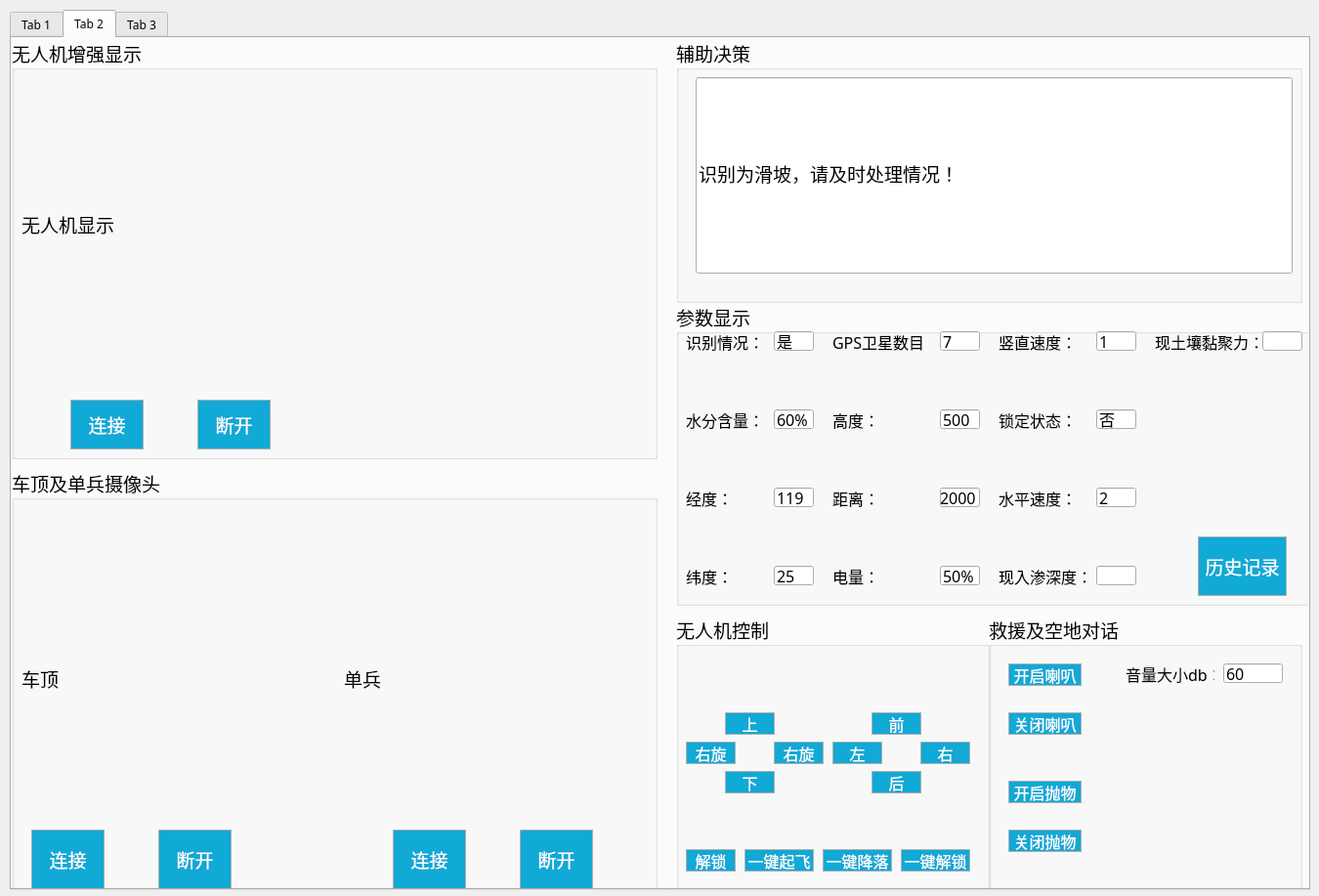
<?xml version="1.0" encoding="UTF-8"?>
<ui version="4.0">
 <class>Dialog</class>
 <widget class="QDialog" name="Dialog">
  <property name="geometry">
   <rect>
    <x>0</x>
    <y>0</y>
    <width>1350</width>
    <height>917</height>
   </rect>
  </property>
  <property name="windowTitle">
   <string>山体地质灾害智能勘测系统主控界面</string>
  </property>
  <property name="styleSheet">
   <string notr="true">QDialog{border-image:url(D:/procedure/groundstation/checkin/2.png)}</string>
  </property>
  <widget class="QTabWidget" name="tabWidget">
   <property name="geometry">
    <rect>
     <x>10</x>
     <y>10</y>
     <width>1331</width>
     <height>901</height>
    </rect>
   </property>
   <property name="font">
    <font>
     <family>SimSun-ExtB</family>
    </font>
   </property>
   <property name="styleSheet">
    <string notr="true"/>
   </property>
   <property name="currentIndex">
    <number>1</number>
   </property>
   <widget class="QWidget" name="tab">
    <attribute name="title">
     <string>Tab 1</string>
    </attribute>
    <widget class="QGroupBox" name="groupBox">
     <property name="geometry">
      <rect>
       <x>10</x>
       <y>0</y>
       <width>1311</width>
       <height>871</height>
      </rect>
     </property>
     <property name="font">
      <font>
       <family>SimSun-ExtB</family>
       <pointsize>14</pointsize>
       <weight>50</weight>
       <bold>false</bold>
      </font>
     </property>
     <property name="title">
      <string>会议内容</string>
     </property>
     <widget class="QLineEdit" name="lineEdit">
      <property name="geometry">
       <rect>
        <x>40</x>
        <y>830</y>
        <width>161</width>
        <height>31</height>
       </rect>
      </property>
      <property name="styleSheet">
       <string notr="true">QLineEdit {
    border: 2px solid gray;
    border-radius: 10px;
    padding: 0 8px;
    background: white;
    selection-background-color: darkgray;

}</string>
      </property>
      <property name="text">
       <string>192.168.1.116</string>
      </property>
     </widget>
     <widget class="QLabel" name="label">
      <property name="geometry">
       <rect>
        <x>10</x>
        <y>840</y>
        <width>54</width>
        <height>12</height>
       </rect>
      </property>
      <property name="font">
       <font>
        <family>SimSun-ExtB</family>
        <pointsize>10</pointsize>
        <weight>50</weight>
        <bold>false</bold>
       </font>
      </property>
      <property name="text">
       <string>IP:</string>
      </property>
     </widget>
     <widget class="QPushButton" name="pushButton">
      <property name="geometry">
       <rect>
        <x>260</x>
        <y>810</y>
        <width>91</width>
        <height>51</height>
       </rect>
      </property>
      <property name="font">
       <font>
        <family>Microsoft YaHei UI</family>
        <pointsize>14</pointsize>
        <weight>50</weight>
        <bold>false</bold>
       </font>
      </property>
      <property name="styleSheet">
       <string notr="true">QPushButton
{
	background-color:#11a9d6;
	border:1px solid;
	border-color:#afafaf;

	color:white
}</string>
      </property>
      <property name="text">
       <string>连接</string>
      </property>
     </widget>
     <widget class="QPushButton" name="pushButton_2">
      <property name="geometry">
       <rect>
        <x>380</x>
        <y>810</y>
        <width>91</width>
        <height>51</height>
       </rect>
      </property>
      <property name="font">
       <font>
        <family>Microsoft YaHei UI</family>
        <pointsize>14</pointsize>
       </font>
      </property>
      <property name="styleSheet">
       <string notr="true">QPushButton
{
	background-color:#11a9d6;
	border:1px solid;
	border-color:#afafaf;

	color:white
}</string>
      </property>
      <property name="text">
       <string>断开</string>
      </property>
     </widget>
     <widget class="QPushButton" name="pushButton_3">
      <property name="geometry">
       <rect>
        <x>500</x>
        <y>810</y>
        <width>91</width>
        <height>51</height>
       </rect>
      </property>
      <property name="font">
       <font>
        <family>Microsoft YaHei UI</family>
        <pointsize>14</pointsize>
       </font>
      </property>
      <property name="styleSheet">
       <string notr="true">QPushButton
{
	background-color:#11a9d6;
	border:1px solid;
	border-color:#afafaf;

	color:white
}</string>
      </property>
      <property name="text">
       <string>开始录像</string>
      </property>
     </widget>
     <widget class="QPushButton" name="pushButton_4">
      <property name="geometry">
       <rect>
        <x>620</x>
        <y>810</y>
        <width>91</width>
        <height>51</height>
       </rect>
      </property>
      <property name="font">
       <font>
        <family>Microsoft YaHei UI</family>
        <pointsize>14</pointsize>
       </font>
      </property>
      <property name="styleSheet">
       <string notr="true">QPushButton
{
	background-color:#11a9d6;
	border:1px solid;
	border-color:#afafaf;

	color:white
}</string>
      </property>
      <property name="text">
       <string>结束录像</string>
      </property>
     </widget>
     <widget class="QLabel" name="label_2">
      <property name="geometry">
       <rect>
        <x>10</x>
        <y>20</y>
        <width>1291</width>
        <height>791</height>
       </rect>
      </property>
      <property name="font">
       <font>
        <pointsize>16</pointsize>
       </font>
      </property>
      <property name="styleSheet">
       <string notr="true"/>
      </property>
      <property name="text">
       <string>server</string>
      </property>
     </widget>
     <widget class="QLabel" name="label_3">
      <property name="geometry">
       <rect>
        <x>1010</x>
        <y>20</y>
        <width>291</width>
        <height>241</height>
       </rect>
      </property>
      <property name="text">
       <string>client</string>
      </property>
     </widget>
     <widget class="QPushButton" name="pushButton_10">
      <property name="geometry">
       <rect>
        <x>1210</x>
        <y>810</y>
        <width>91</width>
        <height>51</height>
       </rect>
      </property>
      <property name="font">
       <font>
        <family>Microsoft YaHei UI</family>
        <pointsize>14</pointsize>
       </font>
      </property>
      <property name="styleSheet">
       <string notr="true">QPushButton
{
	background-color:#11a9d6;
	border:1px solid;
	border-color:#afafaf;

	color:white
}</string>
      </property>
      <property name="text">
       <string>退出程序</string>
      </property>
     </widget>
    </widget>
   </widget>
   <widget class="QWidget" name="tab_2">
    <attribute name="title">
     <string>Tab 2</string>
    </attribute>
    <widget class="QGroupBox" name="groupBox_2">
     <property name="geometry">
      <rect>
       <x>0</x>
       <y>0</y>
       <width>661</width>
       <height>431</height>
      </rect>
     </property>
     <property name="font">
      <font>
       <family>SimSun-ExtB</family>
       <pointsize>14</pointsize>
      </font>
     </property>
     <property name="styleSheet">
      <string notr="true">QGroupBox{border-image:url(D:/procedure/groundstation/checkin/tm1.png)}</string>
     </property>
     <property name="title">
      <string>无人机增强显示</string>
     </property>
     <widget class="QLabel" name="label_12">
      <property name="geometry">
       <rect>
        <x>10</x>
        <y>20</y>
        <width>641</width>
        <height>341</height>
       </rect>
      </property>
      <property name="font">
       <font>
        <family>SimSun-ExtB</family>
        <pointsize>14</pointsize>
        <weight>50</weight>
        <bold>false</bold>
       </font>
      </property>
      <property name="text">
       <string>无人机显示</string>
      </property>
     </widget>
     <widget class="QPushButton" name="pushButton_15">
      <property name="geometry">
       <rect>
        <x>190</x>
        <y>370</y>
        <width>75</width>
        <height>51</height>
       </rect>
      </property>
      <property name="font">
       <font>
        <family>Microsoft YaHei UI</family>
        <pointsize>14</pointsize>
       </font>
      </property>
      <property name="styleSheet">
       <string notr="true">QPushButton
{
	background-color:#11a9d6;
	border:1px solid;
	border-color:#afafaf;

	color:white
}</string>
      </property>
      <property name="text">
       <string>断开</string>
      </property>
     </widget>
     <widget class="QPushButton" name="pushButton_16">
      <property name="geometry">
       <rect>
        <x>60</x>
        <y>370</y>
        <width>75</width>
        <height>51</height>
       </rect>
      </property>
      <property name="font">
       <font>
        <family>Microsoft YaHei UI</family>
        <pointsize>14</pointsize>
       </font>
      </property>
      <property name="styleSheet">
       <string notr="true">QPushButton
{
	background-color:#11a9d6;
	border:1px solid;
	border-color:#afafaf;

	color:white
}</string>
      </property>
      <property name="text">
       <string>连接</string>
      </property>
     </widget>
    </widget>
    <widget class="QGroupBox" name="groupBox_5">
     <property name="geometry">
      <rect>
       <x>680</x>
       <y>0</y>
       <width>641</width>
       <height>271</height>
      </rect>
     </property>
     <property name="font">
      <font>
       <family>SimSun-ExtB</family>
       <pointsize>14</pointsize>
      </font>
     </property>
     <property name="title">
      <string>辅助决策</string>
     </property>
     <widget class="QLineEdit" name="lineEdit_13">
      <property name="geometry">
       <rect>
        <x>20</x>
        <y>40</y>
        <width>611</width>
        <height>201</height>
       </rect>
      </property>
      <property name="text">
       <string>识别为滑坡，请及时处理情况！</string>
      </property>
     </widget>
    </widget>
    <widget class="QGroupBox" name="groupBox_6">
     <property name="geometry">
      <rect>
       <x>1000</x>
       <y>590</y>
       <width>321</width>
       <height>281</height>
      </rect>
     </property>
     <property name="font">
      <font>
       <family>SimSun-ExtB</family>
       <pointsize>14</pointsize>
      </font>
     </property>
     <property name="title">
      <string>救援及空地对话</string>
     </property>
     <widget class="QPushButton" name="pushButton_6">
      <property name="geometry">
       <rect>
        <x>20</x>
        <y>50</y>
        <width>75</width>
        <height>23</height>
       </rect>
      </property>
      <property name="font">
       <font>
        <family>Microsoft YaHei UI</family>
        <pointsize>12</pointsize>
       </font>
      </property>
      <property name="styleSheet">
       <string notr="true">QPushButton
{
	background-color:#11a9d6;
	border:1px solid;
	border-color:#afafaf;

	color:white
}</string>
      </property>
      <property name="text">
       <string>开启喇叭</string>
      </property>
     </widget>
     <widget class="QPushButton" name="pushButton_7">
      <property name="geometry">
       <rect>
        <x>20</x>
        <y>100</y>
        <width>75</width>
        <height>23</height>
       </rect>
      </property>
      <property name="font">
       <font>
        <family>Microsoft YaHei UI</family>
        <pointsize>12</pointsize>
       </font>
      </property>
      <property name="styleSheet">
       <string notr="true">QPushButton
{
	background-color:#11a9d6;
	border:1px solid;
	border-color:#afafaf;

	color:white
}</string>
      </property>
      <property name="text">
       <string>关闭喇叭</string>
      </property>
     </widget>
     <widget class="QPushButton" name="pushButton_8">
      <property name="geometry">
       <rect>
        <x>20</x>
        <y>170</y>
        <width>75</width>
        <height>23</height>
       </rect>
      </property>
      <property name="font">
       <font>
        <family>Microsoft YaHei UI</family>
        <pointsize>12</pointsize>
       </font>
      </property>
      <property name="styleSheet">
       <string notr="true">QPushButton
{
	background-color:#11a9d6;
	border:1px solid;
	border-color:#afafaf;

	color:white
}</string>
      </property>
      <property name="text">
       <string>开启抛物</string>
      </property>
     </widget>
     <widget class="QPushButton" name="pushButton_9">
      <property name="geometry">
       <rect>
        <x>20</x>
        <y>220</y>
        <width>75</width>
        <height>23</height>
       </rect>
      </property>
      <property name="font">
       <font>
        <family>Microsoft YaHei UI</family>
        <pointsize>12</pointsize>
       </font>
      </property>
      <property name="styleSheet">
       <string notr="true">QPushButton
{
	background-color:#11a9d6;
	border:1px solid;
	border-color:#afafaf;

	color:white
}</string>
      </property>
      <property name="text">
       <string>关闭抛物</string>
      </property>
     </widget>
     <widget class="QLabel" name="label_13">
      <property name="geometry">
       <rect>
        <x>140</x>
        <y>50</y>
        <width>91</width>
        <height>21</height>
       </rect>
      </property>
      <property name="font">
       <font>
        <pointsize>12</pointsize>
       </font>
      </property>
      <property name="text">
       <string>音量大小db：</string>
      </property>
     </widget>
     <widget class="QLineEdit" name="lineEdit_14">
      <property name="geometry">
       <rect>
        <x>240</x>
        <y>50</y>
        <width>61</width>
        <height>20</height>
       </rect>
      </property>
      <property name="font">
       <font>
        <pointsize>12</pointsize>
       </font>
      </property>
      <property name="text">
       <string>60</string>
      </property>
     </widget>
    </widget>
    <widget class="QGroupBox" name="groupBox_3">
     <property name="geometry">
      <rect>
       <x>0</x>
       <y>440</y>
       <width>661</width>
       <height>431</height>
      </rect>
     </property>
     <property name="font">
      <font>
       <family>SimSun-ExtB</family>
       <pointsize>14</pointsize>
      </font>
     </property>
     <property name="title">
      <string>车顶及单兵摄像头</string>
     </property>
     <widget class="QLabel" name="label_14">
      <property name="geometry">
       <rect>
        <x>10</x>
        <y>90</y>
        <width>301</width>
        <height>251</height>
       </rect>
      </property>
      <property name="font">
       <font>
        <family>Adobe Arabic</family>
        <pointsize>14</pointsize>
       </font>
      </property>
      <property name="text">
       <string>车顶</string>
      </property>
     </widget>
     <widget class="QLabel" name="label_18">
      <property name="geometry">
       <rect>
        <x>340</x>
        <y>90</y>
        <width>301</width>
        <height>251</height>
       </rect>
      </property>
      <property name="font">
       <font>
        <family>Adobe Arabic</family>
        <pointsize>14</pointsize>
       </font>
      </property>
      <property name="text">
       <string>单兵</string>
      </property>
     </widget>
     <widget class="QPushButton" name="pushButton_11">
      <property name="geometry">
       <rect>
        <x>20</x>
        <y>370</y>
        <width>75</width>
        <height>61</height>
       </rect>
      </property>
      <property name="font">
       <font>
        <family>Microsoft YaHei UI</family>
        <pointsize>14</pointsize>
       </font>
      </property>
      <property name="styleSheet">
       <string notr="true">QPushButton
{
	background-color:#11a9d6;
	border:1px solid;
	border-color:#afafaf;

	color:white
}</string>
      </property>
      <property name="text">
       <string>连接</string>
      </property>
     </widget>
     <widget class="QPushButton" name="pushButton_12">
      <property name="geometry">
       <rect>
        <x>150</x>
        <y>370</y>
        <width>75</width>
        <height>61</height>
       </rect>
      </property>
      <property name="font">
       <font>
        <family>Microsoft YaHei UI</family>
        <pointsize>14</pointsize>
       </font>
      </property>
      <property name="styleSheet">
       <string notr="true">QPushButton
{
	background-color:#11a9d6;
	border:1px solid;
	border-color:#afafaf;

	color:white
}</string>
      </property>
      <property name="text">
       <string>断开</string>
      </property>
     </widget>
     <widget class="QPushButton" name="pushButton_13">
      <property name="geometry">
       <rect>
        <x>390</x>
        <y>370</y>
        <width>75</width>
        <height>61</height>
       </rect>
      </property>
      <property name="font">
       <font>
        <family>Microsoft YaHei UI</family>
        <pointsize>14</pointsize>
       </font>
      </property>
      <property name="styleSheet">
       <string notr="true">QPushButton
{
	background-color:#11a9d6;
	border:1px solid;
	border-color:#afafaf;

	color:white
}</string>
      </property>
      <property name="text">
       <string>连接</string>
      </property>
     </widget>
     <widget class="QPushButton" name="pushButton_14">
      <property name="geometry">
       <rect>
        <x>520</x>
        <y>370</y>
        <width>75</width>
        <height>61</height>
       </rect>
      </property>
      <property name="font">
       <font>
        <family>Microsoft YaHei UI</family>
        <pointsize>14</pointsize>
       </font>
      </property>
      <property name="styleSheet">
       <string notr="true">QPushButton
{
	background-color:#11a9d6;
	border:1px solid;
	border-color:#afafaf;

	color:white
}</string>
      </property>
      <property name="text">
       <string>断开</string>
      </property>
     </widget>
    </widget>
    <widget class="QGroupBox" name="groupBox_7">
     <property name="geometry">
      <rect>
       <x>680</x>
       <y>590</y>
       <width>321</width>
       <height>281</height>
      </rect>
     </property>
     <property name="font">
      <font>
       <pointsize>14</pointsize>
      </font>
     </property>
     <property name="title">
      <string>无人机控制</string>
     </property>
     <widget class="QPushButton" name="pushButton_17">
      <property name="geometry">
       <rect>
        <x>50</x>
        <y>100</y>
        <width>51</width>
        <height>23</height>
       </rect>
      </property>
      <property name="font">
       <font>
        <family>Microsoft YaHei UI</family>
        <pointsize>12</pointsize>
       </font>
      </property>
      <property name="autoFillBackground">
       <bool>false</bool>
      </property>
      <property name="styleSheet">
       <string notr="true">QPushButton
{
	background-color:#11a9d6;
	border:1px solid;
	border-color:#afafaf;

	color:white
}</string>
      </property>
      <property name="text">
       <string>上</string>
      </property>
     </widget>
     <widget class="QPushButton" name="pushButton_18">
      <property name="geometry">
       <rect>
        <x>50</x>
        <y>160</y>
        <width>51</width>
        <height>23</height>
       </rect>
      </property>
      <property name="font">
       <font>
        <family>Microsoft YaHei UI</family>
        <pointsize>12</pointsize>
       </font>
      </property>
      <property name="styleSheet">
       <string notr="true">QPushButton
{
	background-color:#11a9d6;
	border:1px solid;
	border-color:#afafaf;

	color:white
}</string>
      </property>
      <property name="text">
       <string>下</string>
      </property>
     </widget>
     <widget class="QPushButton" name="pushButton_20">
      <property name="geometry">
       <rect>
        <x>100</x>
        <y>130</y>
        <width>51</width>
        <height>23</height>
       </rect>
      </property>
      <property name="font">
       <font>
        <family>Microsoft YaHei UI</family>
        <pointsize>12</pointsize>
       </font>
      </property>
      <property name="styleSheet">
       <string notr="true">QPushButton
{
	background-color:#11a9d6;
	border:1px solid;
	border-color:#afafaf;

	color:white
}</string>
      </property>
      <property name="text">
       <string>右旋</string>
      </property>
     </widget>
     <widget class="QPushButton" name="pushButton_21">
      <property name="geometry">
       <rect>
        <x>250</x>
        <y>130</y>
        <width>51</width>
        <height>23</height>
       </rect>
      </property>
      <property name="font">
       <font>
        <family>Microsoft YaHei UI</family>
        <pointsize>12</pointsize>
       </font>
      </property>
      <property name="styleSheet">
       <string notr="true">QPushButton
{
	background-color:#11a9d6;
	border:1px solid;
	border-color:#afafaf;

	color:white
}</string>
      </property>
      <property name="text">
       <string>右</string>
      </property>
     </widget>
     <widget class="QPushButton" name="pushButton_22">
      <property name="geometry">
       <rect>
        <x>200</x>
        <y>160</y>
        <width>51</width>
        <height>23</height>
       </rect>
      </property>
      <property name="font">
       <font>
        <family>Microsoft YaHei UI</family>
        <pointsize>12</pointsize>
       </font>
      </property>
      <property name="styleSheet">
       <string notr="true">QPushButton
{
	background-color:#11a9d6;
	border:1px solid;
	border-color:#afafaf;

	color:white
}</string>
      </property>
      <property name="text">
       <string>后</string>
      </property>
     </widget>
     <widget class="QPushButton" name="pushButton_23">
      <property name="geometry">
       <rect>
        <x>200</x>
        <y>100</y>
        <width>51</width>
        <height>23</height>
       </rect>
      </property>
      <property name="font">
       <font>
        <family>Microsoft YaHei UI</family>
        <pointsize>12</pointsize>
       </font>
      </property>
      <property name="autoFillBackground">
       <bool>false</bool>
      </property>
      <property name="styleSheet">
       <string notr="true">QPushButton
{
	background-color:#11a9d6;
	border:1px solid;
	border-color:#afafaf;

	color:white
}</string>
      </property>
      <property name="text">
       <string>前</string>
      </property>
     </widget>
     <widget class="QPushButton" name="pushButton_24">
      <property name="geometry">
       <rect>
        <x>160</x>
        <y>130</y>
        <width>51</width>
        <height>23</height>
       </rect>
      </property>
      <property name="font">
       <font>
        <family>Microsoft YaHei UI</family>
        <pointsize>12</pointsize>
       </font>
      </property>
      <property name="styleSheet">
       <string notr="true">QPushButton
{
	background-color:#11a9d6;
	border:1px solid;
	border-color:#afafaf;

	color:white
}</string>
      </property>
      <property name="text">
       <string>左</string>
      </property>
     </widget>
     <widget class="QPushButton" name="pushButton_25">
      <property name="geometry">
       <rect>
        <x>10</x>
        <y>240</y>
        <width>51</width>
        <height>23</height>
       </rect>
      </property>
      <property name="font">
       <font>
        <family>Microsoft YaHei UI</family>
        <pointsize>12</pointsize>
       </font>
      </property>
      <property name="styleSheet">
       <string notr="true">QPushButton
{
	background-color:#11a9d6;
	border:1px solid;
	border-color:#afafaf;

	color:white
}</string>
      </property>
      <property name="text">
       <string>解锁</string>
      </property>
     </widget>
     <widget class="QPushButton" name="pushButton_26">
      <property name="geometry">
       <rect>
        <x>70</x>
        <y>240</y>
        <width>71</width>
        <height>23</height>
       </rect>
      </property>
      <property name="font">
       <font>
        <family>Microsoft YaHei UI</family>
        <pointsize>12</pointsize>
       </font>
      </property>
      <property name="styleSheet">
       <string notr="true">QPushButton
{
	background-color:#11a9d6;
	border:1px solid;
	border-color:#afafaf;

	color:white
}</string>
      </property>
      <property name="text">
       <string>一键起飞</string>
      </property>
     </widget>
     <widget class="QPushButton" name="pushButton_27">
      <property name="geometry">
       <rect>
        <x>150</x>
        <y>240</y>
        <width>71</width>
        <height>23</height>
       </rect>
      </property>
      <property name="font">
       <font>
        <family>Microsoft YaHei UI</family>
        <pointsize>12</pointsize>
       </font>
      </property>
      <property name="styleSheet">
       <string notr="true">QPushButton
{
	background-color:#11a9d6;
	border:1px solid;
	border-color:#afafaf;

	color:white
}</string>
      </property>
      <property name="text">
       <string>一键降落</string>
      </property>
     </widget>
     <widget class="QPushButton" name="pushButton_28">
      <property name="geometry">
       <rect>
        <x>230</x>
        <y>240</y>
        <width>71</width>
        <height>23</height>
       </rect>
      </property>
      <property name="font">
       <font>
        <family>Microsoft YaHei UI</family>
        <pointsize>12</pointsize>
       </font>
      </property>
      <property name="styleSheet">
       <string notr="true">QPushButton
{
	background-color:#11a9d6;
	border:1px solid;
	border-color:#afafaf;

	color:white
}</string>
      </property>
      <property name="text">
       <string>一键解锁</string>
      </property>
     </widget>
     <widget class="QPushButton" name="pushButton_29">
      <property name="geometry">
       <rect>
        <x>10</x>
        <y>130</y>
        <width>51</width>
        <height>23</height>
       </rect>
      </property>
      <property name="font">
       <font>
        <family>Microsoft JhengHei UI</family>
        <pointsize>12</pointsize>
       </font>
      </property>
      <property name="styleSheet">
       <string notr="true">QPushButton
{
	background-color:#11a9d6;
	border:1px solid;
	border-color:#afafaf;

	color:white
}</string>
      </property>
      <property name="text">
       <string>右旋</string>
      </property>
     </widget>
    </widget>
    <widget class="QGroupBox" name="groupBox_4">
     <property name="geometry">
      <rect>
       <x>680</x>
       <y>270</y>
       <width>661</width>
       <height>311</height>
      </rect>
     </property>
     <property name="font">
      <font>
       <family>SimSun-ExtB</family>
       <pointsize>14</pointsize>
      </font>
     </property>
     <property name="title">
      <string>参数显示</string>
     </property>
     <widget class="QLabel" name="label_4">
      <property name="geometry">
       <rect>
        <x>10</x>
        <y>30</y>
        <width>81</width>
        <height>21</height>
       </rect>
      </property>
      <property name="font">
       <font>
        <pointsize>12</pointsize>
       </font>
      </property>
      <property name="text">
       <string>识别情况：</string>
      </property>
     </widget>
     <widget class="QLabel" name="label_15">
      <property name="geometry">
       <rect>
        <x>10</x>
        <y>110</y>
        <width>81</width>
        <height>21</height>
       </rect>
      </property>
      <property name="font">
       <font>
        <pointsize>12</pointsize>
       </font>
      </property>
      <property name="text">
       <string>水分含量：</string>
      </property>
     </widget>
     <widget class="QLabel" name="label_16">
      <property name="geometry">
       <rect>
        <x>10</x>
        <y>190</y>
        <width>81</width>
        <height>21</height>
       </rect>
      </property>
      <property name="font">
       <font>
        <pointsize>12</pointsize>
       </font>
      </property>
      <property name="text">
       <string>经度：</string>
      </property>
     </widget>
     <widget class="QLabel" name="label_17">
      <property name="geometry">
       <rect>
        <x>10</x>
        <y>270</y>
        <width>81</width>
        <height>21</height>
       </rect>
      </property>
      <property name="font">
       <font>
        <pointsize>12</pointsize>
       </font>
      </property>
      <property name="text">
       <string>纬度：</string>
      </property>
     </widget>
     <widget class="QLineEdit" name="lineEdit_2">
      <property name="geometry">
       <rect>
        <x>100</x>
        <y>30</y>
        <width>41</width>
        <height>20</height>
       </rect>
      </property>
      <property name="font">
       <font>
        <pointsize>12</pointsize>
       </font>
      </property>
      <property name="text">
       <string>是</string>
      </property>
     </widget>
     <widget class="QLineEdit" name="lineEdit_3">
      <property name="geometry">
       <rect>
        <x>100</x>
        <y>110</y>
        <width>41</width>
        <height>20</height>
       </rect>
      </property>
      <property name="font">
       <font>
        <pointsize>12</pointsize>
       </font>
      </property>
      <property name="text">
       <string>60%</string>
      </property>
     </widget>
     <widget class="QLineEdit" name="lineEdit_4">
      <property name="geometry">
       <rect>
        <x>100</x>
        <y>190</y>
        <width>41</width>
        <height>20</height>
       </rect>
      </property>
      <property name="font">
       <font>
        <pointsize>12</pointsize>
       </font>
      </property>
      <property name="text">
       <string>119</string>
      </property>
     </widget>
     <widget class="QLineEdit" name="lineEdit_5">
      <property name="geometry">
       <rect>
        <x>100</x>
        <y>270</y>
        <width>41</width>
        <height>20</height>
       </rect>
      </property>
      <property name="font">
       <font>
        <pointsize>12</pointsize>
       </font>
      </property>
      <property name="text">
       <string>25</string>
      </property>
     </widget>
     <widget class="QLabel" name="label_5">
      <property name="geometry">
       <rect>
        <x>160</x>
        <y>30</y>
        <width>101</width>
        <height>21</height>
       </rect>
      </property>
      <property name="font">
       <font>
        <pointsize>12</pointsize>
       </font>
      </property>
      <property name="text">
       <string>GPS卫星数目：</string>
      </property>
     </widget>
     <widget class="QLabel" name="label_6">
      <property name="geometry">
       <rect>
        <x>160</x>
        <y>110</y>
        <width>81</width>
        <height>21</height>
       </rect>
      </property>
      <property name="font">
       <font>
        <pointsize>12</pointsize>
       </font>
      </property>
      <property name="text">
       <string>高度：</string>
      </property>
     </widget>
     <widget class="QLabel" name="label_7">
      <property name="geometry">
       <rect>
        <x>160</x>
        <y>190</y>
        <width>81</width>
        <height>21</height>
       </rect>
      </property>
      <property name="font">
       <font>
        <pointsize>12</pointsize>
       </font>
      </property>
      <property name="text">
       <string>距离：</string>
      </property>
     </widget>
     <widget class="QLabel" name="label_8">
      <property name="geometry">
       <rect>
        <x>160</x>
        <y>270</y>
        <width>81</width>
        <height>21</height>
       </rect>
      </property>
      <property name="font">
       <font>
        <pointsize>12</pointsize>
       </font>
      </property>
      <property name="text">
       <string>电量：</string>
      </property>
     </widget>
     <widget class="QLabel" name="label_9">
      <property name="geometry">
       <rect>
        <x>330</x>
        <y>30</y>
        <width>81</width>
        <height>21</height>
       </rect>
      </property>
      <property name="font">
       <font>
        <pointsize>12</pointsize>
       </font>
      </property>
      <property name="text">
       <string>竖直速度：</string>
      </property>
     </widget>
     <widget class="QLabel" name="label_10">
      <property name="geometry">
       <rect>
        <x>330</x>
        <y>110</y>
        <width>81</width>
        <height>21</height>
       </rect>
      </property>
      <property name="font">
       <font>
        <pointsize>12</pointsize>
       </font>
      </property>
      <property name="text">
       <string>锁定状态：</string>
      </property>
     </widget>
     <widget class="QLabel" name="label_11">
      <property name="geometry">
       <rect>
        <x>330</x>
        <y>190</y>
        <width>81</width>
        <height>21</height>
       </rect>
      </property>
      <property name="font">
       <font>
        <pointsize>12</pointsize>
       </font>
      </property>
      <property name="text">
       <string>水平速度：</string>
      </property>
     </widget>
     <widget class="QLineEdit" name="lineEdit_6">
      <property name="geometry">
       <rect>
        <x>270</x>
        <y>30</y>
        <width>41</width>
        <height>20</height>
       </rect>
      </property>
      <property name="font">
       <font>
        <pointsize>12</pointsize>
       </font>
      </property>
      <property name="text">
       <string>7</string>
      </property>
     </widget>
     <widget class="QLineEdit" name="lineEdit_7">
      <property name="geometry">
       <rect>
        <x>270</x>
        <y>110</y>
        <width>41</width>
        <height>20</height>
       </rect>
      </property>
      <property name="font">
       <font>
        <pointsize>12</pointsize>
       </font>
      </property>
      <property name="text">
       <string>500</string>
      </property>
     </widget>
     <widget class="QLineEdit" name="lineEdit_8">
      <property name="geometry">
       <rect>
        <x>270</x>
        <y>190</y>
        <width>41</width>
        <height>20</height>
       </rect>
      </property>
      <property name="font">
       <font>
        <pointsize>12</pointsize>
       </font>
      </property>
      <property name="text">
       <string>2000</string>
      </property>
     </widget>
     <widget class="QLineEdit" name="lineEdit_9">
      <property name="geometry">
       <rect>
        <x>270</x>
        <y>270</y>
        <width>41</width>
        <height>20</height>
       </rect>
      </property>
      <property name="font">
       <font>
        <pointsize>12</pointsize>
       </font>
      </property>
      <property name="text">
       <string>50%</string>
      </property>
     </widget>
     <widget class="QLineEdit" name="lineEdit_10">
      <property name="geometry">
       <rect>
        <x>430</x>
        <y>30</y>
        <width>41</width>
        <height>20</height>
       </rect>
      </property>
      <property name="font">
       <font>
        <pointsize>12</pointsize>
       </font>
      </property>
      <property name="text">
       <string>1</string>
      </property>
     </widget>
     <widget class="QLineEdit" name="lineEdit_11">
      <property name="geometry">
       <rect>
        <x>430</x>
        <y>110</y>
        <width>41</width>
        <height>20</height>
       </rect>
      </property>
      <property name="font">
       <font>
        <pointsize>12</pointsize>
       </font>
      </property>
      <property name="text">
       <string>否</string>
      </property>
     </widget>
     <widget class="QLineEdit" name="lineEdit_12">
      <property name="geometry">
       <rect>
        <x>430</x>
        <y>190</y>
        <width>41</width>
        <height>20</height>
       </rect>
      </property>
      <property name="font">
       <font>
        <pointsize>12</pointsize>
       </font>
      </property>
      <property name="text">
       <string>2</string>
      </property>
     </widget>
     <widget class="QPushButton" name="pushButton_5">
      <property name="geometry">
       <rect>
        <x>534</x>
        <y>240</y>
        <width>91</width>
        <height>61</height>
       </rect>
      </property>
      <property name="font">
       <font>
        <family>Microsoft YaHei UI</family>
        <pointsize>14</pointsize>
       </font>
      </property>
      <property name="styleSheet">
       <string notr="true">QPushButton
{
	background-color:#11a9d6;
	border:1px solid;
	border-color:#afafaf;

	color:white
}</string>
      </property>
      <property name="text">
       <string>历史记录</string>
      </property>
     </widget>
     <widget class="QLabel" name="label_19">
      <property name="geometry">
       <rect>
        <x>490</x>
        <y>30</y>
        <width>111</width>
        <height>21</height>
       </rect>
      </property>
      <property name="font">
       <font>
        <pointsize>12</pointsize>
       </font>
      </property>
      <property name="text">
       <string>现土壤黏聚力：</string>
      </property>
     </widget>
     <widget class="QLineEdit" name="lineEdit_15">
      <property name="geometry">
       <rect>
        <x>600</x>
        <y>30</y>
        <width>41</width>
        <height>20</height>
       </rect>
      </property>
      <property name="font">
       <font>
        <pointsize>12</pointsize>
       </font>
      </property>
      <property name="text">
       <string/>
      </property>
     </widget>
     <widget class="QLabel" name="label_20">
      <property name="geometry">
       <rect>
        <x>330</x>
        <y>270</y>
        <width>91</width>
        <height>21</height>
       </rect>
      </property>
      <property name="font">
       <font>
        <pointsize>12</pointsize>
       </font>
      </property>
      <property name="text">
       <string>现入渗深度：</string>
      </property>
     </widget>
     <widget class="QLineEdit" name="lineEdit_16">
      <property name="geometry">
       <rect>
        <x>430</x>
        <y>270</y>
        <width>41</width>
        <height>20</height>
       </rect>
      </property>
      <property name="font">
       <font>
        <pointsize>12</pointsize>
       </font>
      </property>
      <property name="text">
       <string/>
      </property>
     </widget>
    </widget>
   </widget>
   <widget class="QWidget" name="tab_3">
    <attribute name="title">
     <string>Tab 3</string>
    </attribute>
    <widget class="QGroupBox" name="groupBox_8">
     <property name="geometry">
      <rect>
       <x>20</x>
       <y>20</y>
       <width>1301</width>
       <height>841</height>
      </rect>
     </property>
     <property name="font">
      <font>
       <family>SimSun-ExtB</family>
       <pointsize>14</pointsize>
      </font>
     </property>
     <property name="title">
      <string>参数设置</string>
     </property>
     <widget class="QLabel" name="label_21">
      <property name="geometry">
       <rect>
        <x>80</x>
        <y>180</y>
        <width>91</width>
        <height>31</height>
       </rect>
      </property>
      <property name="font">
       <font>
        <pointsize>12</pointsize>
       </font>
      </property>
      <property name="text">
       <string>土壤摩擦角::</string>
      </property>
     </widget>
     <widget class="QLineEdit" name="lineEdit_17">
      <property name="geometry">
       <rect>
        <x>210</x>
        <y>180</y>
        <width>61</width>
        <height>20</height>
       </rect>
      </property>
      <property name="text">
       <string>22</string>
      </property>
     </widget>
     <widget class="QLabel" name="label_22">
      <property name="geometry">
       <rect>
        <x>80</x>
        <y>250</y>
        <width>101</width>
        <height>31</height>
       </rect>
      </property>
      <property name="font">
       <font>
        <pointsize>12</pointsize>
       </font>
      </property>
      <property name="text">
       <string>土壤单位容重:</string>
      </property>
     </widget>
     <widget class="QLineEdit" name="lineEdit_18">
      <property name="geometry">
       <rect>
        <x>210</x>
        <y>250</y>
        <width>61</width>
        <height>20</height>
       </rect>
      </property>
      <property name="text">
       <string>12.5</string>
      </property>
     </widget>
     <widget class="QLabel" name="label_23">
      <property name="geometry">
       <rect>
        <x>80</x>
        <y>320</y>
        <width>111</width>
        <height>31</height>
       </rect>
      </property>
      <property name="font">
       <font>
        <pointsize>12</pointsize>
       </font>
      </property>
      <property name="text">
       <string>土壤类型参数:</string>
      </property>
     </widget>
     <widget class="QLineEdit" name="lineEdit_19">
      <property name="geometry">
       <rect>
        <x>210</x>
        <y>320</y>
        <width>61</width>
        <height>20</height>
       </rect>
      </property>
      <property name="text">
       <string>100</string>
      </property>
     </widget>
     <widget class="QLabel" name="label_24">
      <property name="geometry">
       <rect>
        <x>1010</x>
        <y>100</y>
        <width>91</width>
        <height>31</height>
       </rect>
      </property>
      <property name="font">
       <font>
        <pointsize>12</pointsize>
       </font>
      </property>
      <property name="text">
       <string>土壤饱和度:</string>
      </property>
     </widget>
     <widget class="QLineEdit" name="lineEdit_20">
      <property name="geometry">
       <rect>
        <x>1130</x>
        <y>100</y>
        <width>61</width>
        <height>20</height>
       </rect>
      </property>
      <property name="text">
       <string>0.39</string>
      </property>
     </widget>
     <widget class="QLabel" name="label_25">
      <property name="geometry">
       <rect>
        <x>640</x>
        <y>320</y>
        <width>181</width>
        <height>31</height>
       </rect>
      </property>
      <property name="font">
       <font>
        <pointsize>12</pointsize>
       </font>
      </property>
      <property name="text">
       <string>土壤黏聚力最大值参数∂:</string>
      </property>
     </widget>
     <widget class="QLineEdit" name="lineEdit_21">
      <property name="geometry">
       <rect>
        <x>850</x>
        <y>320</y>
        <width>61</width>
        <height>20</height>
       </rect>
      </property>
      <property name="text">
       <string>3.4</string>
      </property>
     </widget>
     <widget class="QLabel" name="label_26">
      <property name="geometry">
       <rect>
        <x>350</x>
        <y>180</y>
        <width>61</width>
        <height>31</height>
       </rect>
      </property>
      <property name="font">
       <font>
        <pointsize>12</pointsize>
       </font>
      </property>
      <property name="text">
       <string>降雨量:</string>
      </property>
     </widget>
     <widget class="QLineEdit" name="lineEdit_22">
      <property name="geometry">
       <rect>
        <x>490</x>
        <y>180</y>
        <width>61</width>
        <height>20</height>
       </rect>
      </property>
      <property name="text">
       <string>283</string>
      </property>
     </widget>
     <widget class="QLabel" name="label_27">
      <property name="geometry">
       <rect>
        <x>350</x>
        <y>250</y>
        <width>91</width>
        <height>31</height>
       </rect>
      </property>
      <property name="font">
       <font>
        <pointsize>12</pointsize>
       </font>
      </property>
      <property name="text">
       <string>土壤孔隙度:</string>
      </property>
     </widget>
     <widget class="QLineEdit" name="lineEdit_23">
      <property name="geometry">
       <rect>
        <x>490</x>
        <y>250</y>
        <width>61</width>
        <height>20</height>
       </rect>
      </property>
      <property name="text">
       <string>0.4</string>
      </property>
     </widget>
     <widget class="QLabel" name="label_28">
      <property name="geometry">
       <rect>
        <x>640</x>
        <y>180</y>
        <width>181</width>
        <height>31</height>
       </rect>
      </property>
      <property name="font">
       <font>
        <pointsize>12</pointsize>
       </font>
      </property>
      <property name="text">
       <string>土壤饱和层水力传导度:</string>
      </property>
     </widget>
     <widget class="QLineEdit" name="lineEdit_24">
      <property name="geometry">
       <rect>
        <x>850</x>
        <y>180</y>
        <width>91</width>
        <height>20</height>
       </rect>
      </property>
      <property name="text">
       <string>0.000018</string>
      </property>
     </widget>
     <widget class="QLabel" name="label_29">
      <property name="geometry">
       <rect>
        <x>640</x>
        <y>110</y>
        <width>91</width>
        <height>31</height>
       </rect>
      </property>
      <property name="font">
       <font>
        <pointsize>12</pointsize>
       </font>
      </property>
      <property name="text">
       <string>土壤毛管力:</string>
      </property>
     </widget>
     <widget class="QLineEdit" name="lineEdit_25">
      <property name="geometry">
       <rect>
        <x>850</x>
        <y>110</y>
        <width>61</width>
        <height>20</height>
       </rect>
      </property>
      <property name="text">
       <string>500</string>
      </property>
     </widget>
     <widget class="QLabel" name="label_30">
      <property name="geometry">
       <rect>
        <x>350</x>
        <y>320</y>
        <width>131</width>
        <height>31</height>
       </rect>
      </property>
      <property name="font">
       <font>
        <pointsize>12</pointsize>
       </font>
      </property>
      <property name="text">
       <string>土壤初始水含量:</string>
      </property>
     </widget>
     <widget class="QLineEdit" name="lineEdit_26">
      <property name="geometry">
       <rect>
        <x>490</x>
        <y>320</y>
        <width>61</width>
        <height>20</height>
       </rect>
      </property>
      <property name="text">
       <string>0.4</string>
      </property>
     </widget>
     <widget class="QLabel" name="label_31">
      <property name="geometry">
       <rect>
        <x>1010</x>
        <y>180</y>
        <width>131</width>
        <height>31</height>
       </rect>
      </property>
      <property name="font">
       <font>
        <pointsize>12</pointsize>
       </font>
      </property>
      <property name="text">
       <string>土壤饱和水含量:</string>
      </property>
     </widget>
     <widget class="QLineEdit" name="lineEdit_27">
      <property name="geometry">
       <rect>
        <x>1160</x>
        <y>180</y>
        <width>61</width>
        <height>20</height>
       </rect>
      </property>
      <property name="text">
       <string>0.9</string>
      </property>
     </widget>
     <widget class="QLabel" name="label_32">
      <property name="geometry">
       <rect>
        <x>350</x>
        <y>110</y>
        <width>91</width>
        <height>31</height>
       </rect>
      </property>
      <property name="font">
       <font>
        <pointsize>12</pointsize>
       </font>
      </property>
      <property name="text">
       <string>坡角:</string>
      </property>
     </widget>
     <widget class="QLineEdit" name="lineEdit_28">
      <property name="geometry">
       <rect>
        <x>490</x>
        <y>110</y>
        <width>61</width>
        <height>20</height>
       </rect>
      </property>
      <property name="text">
       <string>26</string>
      </property>
     </widget>
     <widget class="QLabel" name="label_33">
      <property name="geometry">
       <rect>
        <x>80</x>
        <y>110</y>
        <width>91</width>
        <height>31</height>
       </rect>
      </property>
      <property name="font">
       <font>
        <pointsize>12</pointsize>
       </font>
      </property>
      <property name="text">
       <string>土壤黏聚力:</string>
      </property>
     </widget>
     <widget class="QLineEdit" name="lineEdit_29">
      <property name="geometry">
       <rect>
        <x>210</x>
        <y>110</y>
        <width>61</width>
        <height>20</height>
       </rect>
      </property>
      <property name="text">
       <string>10</string>
      </property>
     </widget>
     <widget class="QLabel" name="label_34">
      <property name="geometry">
       <rect>
        <x>640</x>
        <y>250</y>
        <width>181</width>
        <height>31</height>
       </rect>
      </property>
      <property name="font">
       <font>
        <pointsize>12</pointsize>
       </font>
      </property>
      <property name="text">
       <string>土壤黏聚力最大值参数λ:</string>
      </property>
     </widget>
     <widget class="QLineEdit" name="lineEdit_30">
      <property name="geometry">
       <rect>
        <x>850</x>
        <y>250</y>
        <width>61</width>
        <height>20</height>
       </rect>
      </property>
      <property name="text">
       <string>0.4</string>
      </property>
     </widget>
    </widget>
   </widget>
  </widget>
 </widget>
 <resources/>
 <connections>
  <connection>
   <sender>pushButton_10</sender>
   <signal>clicked()</signal>
   <receiver>Dialog</receiver>
   <slot>close()</slot>
   <hints>
    <hint type="sourcelabel">
     <x>1297</x>
     <y>874</y>
    </hint>
    <hint type="destinationlabel">
     <x>1343</x>
     <y>907</y>
    </hint>
   </hints>
  </connection>
 </connections>
</ui>
